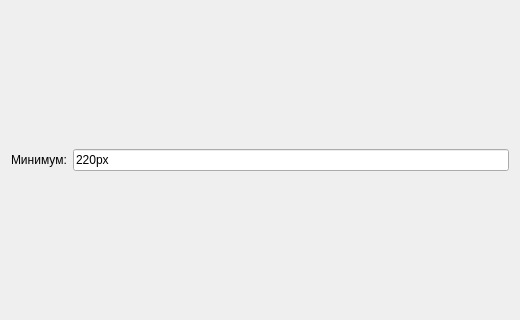
<?xml version="1.0" encoding="UTF-8"?>
<ui version="4.0"><class>Dialog</class><widget class="QDialog" name="Dialog"><property name="geometry"><rect><x>0</x><y>0</y><width>520</width><height>320</height></rect></property><property name="windowTitle"><string>#057 policies/142_minimum_size_field</string></property><layout class="QVBoxLayout" name="verticalLayout"><property name="leftMargin"><number>11</number></property><property name="topMargin"><number>11</number></property><property name="rightMargin"><number>11</number></property><property name="bottomMargin"><number>11</number></property><property name="spacing"><number>6</number></property><item><layout class="QHBoxLayout" name="row"><property name="leftMargin"><number>0</number></property><property name="topMargin"><number>0</number></property><property name="rightMargin"><number>0</number></property><property name="bottomMargin"><number>0</number></property><property name="spacing"><number>6</number></property><item><widget class="QLabel" name="l1"><property name="text"><string>Минимум:</string></property></widget></item><item><widget class="QLineEdit" name="e1"><property name="minimumSize"><size><width>220</width><height>0</height></size></property><property name="text"><string>220px</string></property></widget></item></layout></item></layout></widget></ui>
